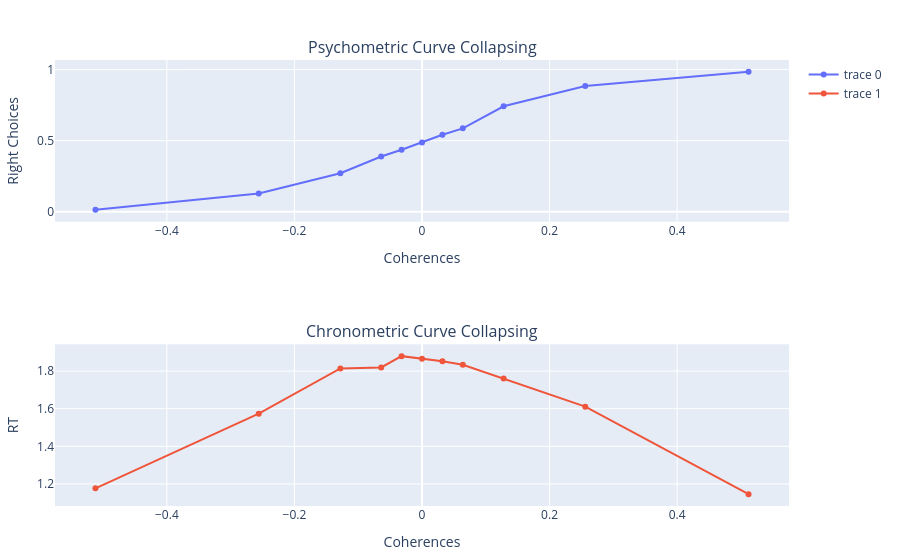

Notebook code cell kept with this figure:
### Code cell
# collapsing bound

choices_collapse = []
rts_collapse = []
for coherence in coherences
    push!(choices_collapse, [])
    push!(rts_collapse, [])
end

for trial in 1:total_trials
    accum = 0
    rt = 0
    coh_index = rand(1:n_coherences)
    coherence = coherences[coh_index]
    
    rt, xs, decision, bs = simulate_ddm_with_collapsing_bound(drift_rate * coherence, σ, B_max, B_min, tau, dt, max_t * 2)
    if decision != 0 
        push!(choices_collapse[coh_index], decision / 2 + 0.5)
        push!(rts_collapse[coh_index], rt + time_non_decision)
    end
end

p_right_collapse = []
rt_collapse = []
for coh_index in 1:n_coherences
    if length(choices_collapse[coh_index]) > 0
        push!(p_right_collapse, mean(choices_collapse[coh_index]))
        push!(rt_collapse, mean(rts_collapse[coh_index]))
    else
        push!(p_right_collapse, -1)
        push!(rt_collapse, 0)
    end
end

p1 = plot(coherences, p_right_collapse, Layout(title="Psychometric Curve Collapsing", xaxis_title="Coherences", yaxis_title="Right Choices"))
p2 = plot(coherences, rt_collapse, Layout(title="Chronometric Curve Collapsing", xaxis_title="Coherences", yaxis_title="RT"))
p = [p1; p2]

### Figure 1 — Plotly figure (JSON) as saved in the notebook; plotly's stock layout.template omitted (floating-point values rounded to 4 significant figures)
{"data": [{"type": "scatter", "x": [-0.512, -0.256, -0.128, -0.064, -0.032, 0, 0.032, 0.064, 0.128, 0.256, 0.512], "xaxis": "x1", "y": [0.01408, 0.1293, 0.271, 0.3888, 0.4362, 0.4878, 0.5417, 0.5871, 0.7421, 0.8849, 0.9844], "yaxis": "y1"}, {"type": "scatter", "x": [-0.512, -0.256, -0.128, -0.064, -0.032, 0, 0.032, 0.064, 0.128, 0.256, 0.512], "xaxis": "x2", "y": [1.176, 1.574, 1.814, 1.819, 1.88, 1.866, 1.852, 1.834, 1.76, 1.611, 1.145], "yaxis": "y2"}], "layout": {"annotations": [{"font": {"size": 16}, "showarrow": false, "text": "Psychometric Curve Collapsing", "x": 0.5, "xanchor": "center", "xref": "paper", "y": 1, "yanchor": "bottom", "yref": "paper"}, {"font": {"size": 16}, "showarrow": false, "text": "Chronometric Curve Collapsing", "x": 0.5, "xanchor": "center", "xref": "paper", "y": 0.3625, "yanchor": "bottom", "yref": "paper"}], "margin": {"b": 50, "l": 50, "r": 50, "t": 60}, "xaxis1": {"anchor": "y1", "domain": [0, 1], "title": {"text": "Coherences"}}, "xaxis2": {"anchor": "y2", "domain": [0, 1], "title": {"text": "Coherences"}}, "yaxis1": {"anchor": "x1", "domain": [0.6375, 1], "title": {"text": "Right Choices"}}, "yaxis2": {"anchor": "x2", "domain": [5.551e-17, 0.3625], "title": {"text": "RT"}}}}
